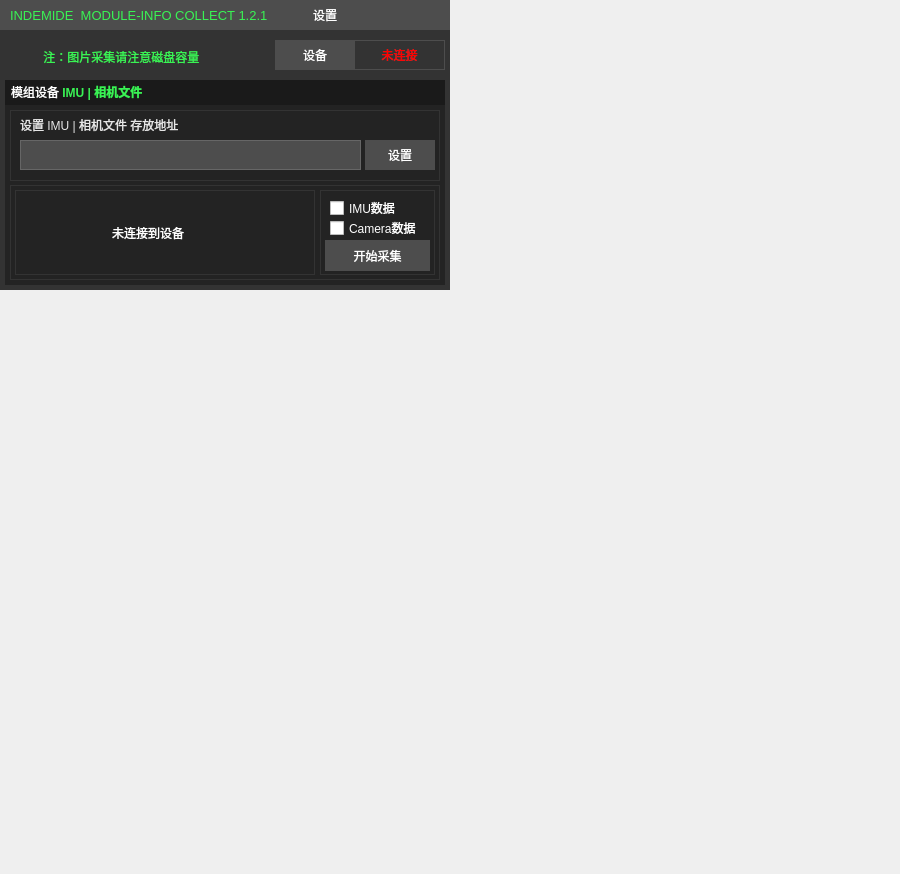
<?xml version="1.0" encoding="UTF-8"?>
<ui version="4.0">
 <class>MainWindow</class>
 <widget class="QMainWindow" name="MainWindow">
  <property name="geometry">
   <rect>
    <x>0</x>
    <y>0</y>
    <width>900</width>
    <height>874</height>
   </rect>
  </property>
  <property name="windowTitle">
   <string>模组信息采集 1.2.1</string>
  </property>
  <widget class="QWidget" name="centralWidget">
   <widget class="QWidget" name="module_title_area" native="true">
    <property name="geometry">
     <rect>
      <x>0</x>
      <y>0</y>
      <width>450</width>
      <height>30</height>
     </rect>
    </property>
    <property name="styleSheet">
     <string notr="true">#module_title_area{
	
	background-color: #4D4D4D;
}</string>
    </property>
    <widget class="QLabel" name="module_title">
     <property name="geometry">
      <rect>
       <x>10</x>
       <y>5</y>
       <width>261</width>
       <height>20</height>
      </rect>
     </property>
     <property name="styleSheet">
      <string notr="true">font:13px;
color:#39F354;
</string>
     </property>
     <property name="text">
      <string>INDEMIDE  MODULE-INFO COLLECT 1.2.1</string>
     </property>
    </widget>
    <widget class="QPushButton" name="test_area">
     <property name="geometry">
      <rect>
       <x>300</x>
       <y>0</y>
       <width>50</width>
       <height>30</height>
      </rect>
     </property>
     <property name="styleSheet">
      <string notr="true">QPushButton{
font:14px '微软雅黑';
background-color: #FF4D4D4D;
border:0;
color:white;
}
QPushButton::hover{
border:0 white;
background-color:rgba(255,255,255,0.1);
color:white;
font:14px '微软雅黑'
}
QPushButton::pressed{
border:1px solid rgba(255,255,255,0.2);
background-color:rgba(255,255,255,0.2);
color:white;
font:14px '微软雅黑'
}</string>
     </property>
     <property name="text">
      <string>设置</string>
     </property>
    </widget>
    <widget class="QPushButton" name="module_info_min">
     <property name="geometry">
      <rect>
       <x>350</x>
       <y>0</y>
       <width>50</width>
       <height>30</height>
      </rect>
     </property>
     <property name="styleSheet">
      <string notr="true">
QPushButton{border:0;image: url(:/images/min.png)}
QPushButton::hover{border:0;image: url(:/images/min.png);background-color:white}
QPushButton::pressed{border:0;image: url(:/images/min.png);background-color:#DDDDDD}
</string>
     </property>
     <property name="text">
      <string/>
     </property>
    </widget>
    <widget class="QPushButton" name="module_info_close">
     <property name="geometry">
      <rect>
       <x>400</x>
       <y>0</y>
       <width>50</width>
       <height>30</height>
      </rect>
     </property>
     <property name="styleSheet">
      <string notr="true">
QPushButton{border:0;image: url(:/images/close.png)}
QPushButton::hover{border:0;image: url(:/images/close.png);background-color:#CC0033}
QPushButton::pressed{border:0;image: url(:/images/close.png);background-color:#FF9999}
</string>
     </property>
     <property name="text">
      <string/>
     </property>
    </widget>
   </widget>
   <widget class="QWidget" name="main_area" native="true">
    <property name="geometry">
     <rect>
      <x>0</x>
      <y>30</y>
      <width>450</width>
      <height>260</height>
     </rect>
    </property>
    <property name="styleSheet">
     <string notr="true">#main_area{
	background-color:#333333;
}</string>
    </property>
    <widget class="QLabel" name="eq_con_state">
     <property name="geometry">
      <rect>
       <x>355</x>
       <y>10</y>
       <width>90</width>
       <height>30</height>
      </rect>
     </property>
     <property name="styleSheet">
      <string notr="true">QLabel{
border:1px solid #FF4D4D4D;
border-left:0;
color:red;
font:bold 13px '微软雅黑';
}</string>
     </property>
     <property name="text">
      <string>未连接</string>
     </property>
     <property name="alignment">
      <set>Qt::AlignCenter</set>
     </property>
    </widget>
    <widget class="QLabel" name="type">
     <property name="geometry">
      <rect>
       <x>275</x>
       <y>10</y>
       <width>80</width>
       <height>30</height>
      </rect>
     </property>
     <property name="styleSheet">
      <string notr="true">font:13px '微软雅黑';
color:white;
background-color: #FF4D4D4D;</string>
     </property>
     <property name="text">
      <string>设备</string>
     </property>
     <property name="alignment">
      <set>Qt::AlignCenter</set>
     </property>
    </widget>
    <widget class="QGroupBox" name="data_camera_box">
     <property name="geometry">
      <rect>
       <x>5</x>
       <y>50</y>
       <width>440</width>
       <height>205</height>
      </rect>
     </property>
     <property name="styleSheet">
      <string notr="true">#data_camera_box{
	border:0;
	background-color: #FF1A1A1A;
}</string>
     </property>
     <property name="title">
      <string/>
     </property>
     <widget class="QLabel" name="IMU_CAMERA_INFO">
      <property name="geometry">
       <rect>
        <x>6</x>
        <y>0</y>
        <width>220</width>
        <height>25</height>
       </rect>
      </property>
      <property name="styleSheet">
       <string notr="true">background-color: #FF1A1A1A;
font:13px '微软雅黑'</string>
      </property>
      <property name="text">
       <string>&lt;html&gt;&lt;head/&gt;&lt;body&gt;&lt;span style=&quot; color:#ffffff;&quot;&gt;&lt;p&gt;模组设备 &lt;b style=&quot; color:#39F354;&quot;&gt;IMU | 相机文件&lt;/b&gt; &lt;/p&gt;&lt;/body&gt;&lt;/html&gt;</string>
      </property>
     </widget>
     <widget class="QGroupBox" name="data_camera_box_bottom">
      <property name="geometry">
       <rect>
        <x>0</x>
        <y>25</y>
        <width>441</width>
        <height>181</height>
       </rect>
      </property>
      <property name="styleSheet">
       <string notr="true">#data_camera_box_bottom{
	background-color: #FF232323;
	border:0;
}

</string>
      </property>
      <property name="title">
       <string/>
      </property>
      <widget class="QWidget" name="camera_box" native="true">
       <property name="geometry">
        <rect>
         <x>5</x>
         <y>5</y>
         <width>430</width>
         <height>71</height>
        </rect>
       </property>
       <property name="styleSheet">
        <string notr="true">#camera_box{
	background-color: #FF232323;
	border:1 solid #FF333333;
	selection-background-color: #FF999999;
	color:#FFB3B3B3;
}</string>
       </property>
       <widget class="QPushButton" name="hmd_data_path_set">
        <property name="geometry">
         <rect>
          <x>355</x>
          <y>30</y>
          <width>70</width>
          <height>30</height>
         </rect>
        </property>
        <property name="styleSheet">
         <string notr="true">QPushButton{
font:14px '微软雅黑';
background-color: #FF4D4D4D;
border:0;
color:white;
}
QPushButton::hover{
border:0 white;
background-color:rgba(255,255,255,0.1);
color:white;
font:14px '微软雅黑'
}
QPushButton::pressed{
border:1px solid rgba(255,255,255,0.2);
background-color:rgba(255,255,255,0.2);
color:white;
font:14px '微软雅黑'
}</string>
        </property>
        <property name="text">
         <string>设置</string>
        </property>
       </widget>
       <widget class="QLineEdit" name="hmd_data_path">
        <property name="geometry">
         <rect>
          <x>10</x>
          <y>30</y>
          <width>341</width>
          <height>30</height>
         </rect>
        </property>
        <property name="styleSheet">
         <string notr="true">border: 1px solid #666666;
font:13px '微软雅黑';
color:#E6E6E6;
background-color:#4D4D4D;</string>
        </property>
        <property name="alignment">
         <set>Qt::AlignLeading|Qt::AlignLeft|Qt::AlignVCenter</set>
        </property>
        <property name="dragEnabled">
         <bool>false</bool>
        </property>
        <property name="readOnly">
         <bool>false</bool>
        </property>
       </widget>
       <widget class="QLabel" name="hmd_data_path_title">
        <property name="geometry">
         <rect>
          <x>10</x>
          <y>0</y>
          <width>270</width>
          <height>30</height>
         </rect>
        </property>
        <property name="styleSheet">
         <string notr="true">font:13px '微软雅黑';
color:#E6E6E6;
</string>
        </property>
        <property name="text">
         <string>设置 IMU | 相机文件 存放地址</string>
        </property>
       </widget>
      </widget>
      <widget class="QWidget" name="hmd_exec_area" native="true">
       <property name="geometry">
        <rect>
         <x>5</x>
         <y>80</y>
         <width>430</width>
         <height>95</height>
        </rect>
       </property>
       <property name="styleSheet">
        <string notr="true">#hmd_exec_area{
	background-color: #FF232323;
	border:1 solid #FF333333;
	selection-background-color: #FF999999;
	color:#FFB3B3B3;
}</string>
       </property>
       <widget class="QLabel" name="m_machine_pose">
        <property name="geometry">
         <rect>
          <x>5</x>
          <y>5</y>
          <width>300</width>
          <height>85</height>
         </rect>
        </property>
        <property name="styleSheet">
         <string notr="true">border:1 solid #FF333333;
font:13px '微软雅黑';
color:white</string>
        </property>
        <property name="text">
         <string>                            未连接到设备</string>
        </property>
       </widget>
       <widget class="QWidget" name="data_save_box" native="true">
        <property name="geometry">
         <rect>
          <x>310</x>
          <y>5</y>
          <width>115</width>
          <height>85</height>
         </rect>
        </property>
        <property name="styleSheet">
         <string notr="true">#data_save_box{
border:1 solid #FF333333;
font:13px '微软雅黑';
color:white
}</string>
        </property>
        <widget class="QCheckBox" name="imu_data">
         <property name="geometry">
          <rect>
           <x>10</x>
           <y>10</y>
           <width>100</width>
           <height>16</height>
          </rect>
         </property>
         <property name="styleSheet">
          <string notr="true">font:13px '微软雅黑';
color:white</string>
         </property>
         <property name="text">
          <string>IMU数据</string>
         </property>
        </widget>
        <widget class="QCheckBox" name="camera_data">
         <property name="geometry">
          <rect>
           <x>10</x>
           <y>30</y>
           <width>100</width>
           <height>16</height>
          </rect>
         </property>
         <property name="styleSheet">
          <string notr="true">font:13px '微软雅黑';
color:white</string>
         </property>
         <property name="text">
          <string>Camera数据</string>
         </property>
        </widget>
        <widget class="QPushButton" name="collect_start">
         <property name="geometry">
          <rect>
           <x>5</x>
           <y>50</y>
           <width>105</width>
           <height>31</height>
          </rect>
         </property>
         <property name="styleSheet">
          <string notr="true">QPushButton{
font:15px '微软雅黑';
background-color: #FF4D4D4D;
border:0;
color:white;
}
QPushButton::hover{
border:0 white;
background-color:rgba(255,255,255,0.1);
color:white;
font:15px '微软雅黑'
}
QPushButton::pressed{
border:1px solid rgba(255,255,255,0.2);
background-color:rgba(255,255,255,0.2);
color:white;
font:15px '微软雅黑'
}</string>
         </property>
         <property name="text">
          <string>开始采集</string>
         </property>
        </widget>
       </widget>
      </widget>
     </widget>
     <widget class="QWidget" name="Camera_mask" native="true">
      <property name="geometry">
       <rect>
        <x>-440</x>
        <y>25</y>
        <width>440</width>
        <height>140</height>
       </rect>
      </property>
      <property name="styleSheet">
       <string notr="true">background-color:rgba(0,0,0,0.5);</string>
      </property>
      <widget class="QLabel" name="waring_Info_camera_c">
       <property name="geometry">
        <rect>
         <x>20</x>
         <y>20</y>
         <width>330</width>
         <height>101</height>
        </rect>
       </property>
       <property name="styleSheet">
        <string notr="true">QLabel{
font:bold 18px '微软雅黑';
background-color:transparent;
border:0;
color:white;
}</string>
       </property>
       <property name="text">
        <string>其他数据采集期间此功能 禁用</string>
       </property>
       <property name="alignment">
        <set>Qt::AlignCenter</set>
       </property>
      </widget>
     </widget>
    </widget>
    <widget class="QLabel" name="warning_info">
     <property name="geometry">
      <rect>
       <x>40</x>
       <y>12</y>
       <width>220</width>
       <height>30</height>
      </rect>
     </property>
     <property name="styleSheet">
      <string notr="true">
color:#39F354;
font: bold 11pt &quot;微软雅黑 Light&quot;;
</string>
     </property>
     <property name="text">
      <string> 注：图片采集请注意磁盘容量</string>
     </property>
    </widget>
    <widget class="QLabel" name="warning_image">
     <property name="geometry">
      <rect>
       <x>10</x>
       <y>10</y>
       <width>25</width>
       <height>30</height>
      </rect>
     </property>
     <property name="styleSheet">
      <string notr="true">image: url(:/images/warning_green.png)</string>
     </property>
     <property name="text">
      <string/>
     </property>
    </widget>
    <widget class="QWidget" name="Camera_Imu_mark_mask" native="true">
     <property name="geometry">
      <rect>
       <x>-450</x>
       <y>0</y>
       <width>450</width>
       <height>260</height>
      </rect>
     </property>
     <property name="styleSheet">
      <string notr="true">background-color:rgba(0,0,0,0.5);</string>
     </property>
     <widget class="QLabel" name="waring_Info_camera_c_4">
      <property name="geometry">
       <rect>
        <x>100</x>
        <y>60</y>
        <width>300</width>
        <height>101</height>
       </rect>
      </property>
      <property name="styleSheet">
       <string notr="true">QLabel{
font:bold 18px '微软雅黑';
background-color:transparent;
border:0;
color:white;
}</string>
      </property>
      <property name="text">
       <string>未连接到设备。</string>
      </property>
      <property name="alignment">
       <set>Qt::AlignCenter</set>
      </property>
     </widget>
     <widget class="QLabel" name="image">
      <property name="geometry">
       <rect>
        <x>110</x>
        <y>60</y>
        <width>50</width>
        <height>100</height>
       </rect>
      </property>
      <property name="styleSheet">
       <string notr="true">image: url(:/images/disconnect.png);
background-color:transparent</string>
      </property>
      <property name="text">
       <string/>
      </property>
     </widget>
    </widget>
   </widget>
   <widget class="QGroupBox" name="hmd_imu_tips">
    <property name="geometry">
     <rect>
      <x>150</x>
      <y>0</y>
      <width>300</width>
      <height>290</height>
     </rect>
    </property>
    <property name="styleSheet">
     <string notr="true">#hmd_imu_tips{
	background-color: #4D4D4D;
	border:1 solid #FF333333;
}</string>
    </property>
    <property name="title">
     <string/>
    </property>
    <widget class="QLabel" name="hmd_imu_guide">
     <property name="geometry">
      <rect>
       <x>10</x>
       <y>1</y>
       <width>289</width>
       <height>29</height>
      </rect>
     </property>
     <property name="styleSheet">
      <string notr="true">background-color: #4D4D4D;
font:13px '微软雅黑'</string>
     </property>
     <property name="text">
      <string>&lt;html&gt;&lt;head/&gt;&lt;body&gt;&lt;p&gt;&lt;span style=&quot; color:#ffffff;&quot;&gt;参数设置&lt;/span&gt;&lt;/p&gt;&lt;/body&gt;&lt;/html&gt;</string>
     </property>
    </widget>
    <widget class="QGroupBox" name="hmd_imu_tips_bottom">
     <property name="geometry">
      <rect>
       <x>0</x>
       <y>30</y>
       <width>300</width>
       <height>260</height>
      </rect>
     </property>
     <property name="styleSheet">
      <string notr="true">#hmd_imu_tips_bottom{
	background-color: #FF232323;
	border:0;
}

</string>
     </property>
     <property name="title">
      <string/>
     </property>
     <widget class="QWidget" name="set_box" native="true">
      <property name="geometry">
       <rect>
        <x>5</x>
        <y>5</y>
        <width>290</width>
        <height>250</height>
       </rect>
      </property>
      <property name="styleSheet">
       <string notr="true">#set_box{
	background-color: #FF232323;
	border:1 solid #FF333333;
	selection-background-color: #FF999999;
	color:#FFB3B3B3;
}</string>
      </property>
      <widget class="QLabel" name="err_tips_2">
       <property name="geometry">
        <rect>
         <x>120</x>
         <y>5</y>
         <width>165</width>
         <height>50</height>
        </rect>
       </property>
       <property name="styleSheet">
        <string notr="true">	border:1 solid #FF333333;
color:#39F354;
font: bold 11pt &quot;微软雅黑 Light&quot;;
</string>
       </property>
       <property name="text">
        <string/>
       </property>
       <property name="alignment">
        <set>Qt::AlignCenter</set>
       </property>
      </widget>
      <widget class="QLabel" name="pic_size_tips">
       <property name="geometry">
        <rect>
         <x>5</x>
         <y>5</y>
         <width>120</width>
         <height>50</height>
        </rect>
       </property>
       <property name="styleSheet">
        <string notr="true">font:14px '微软雅黑';
color:#E6E6E6;
background-color: #FF4D4D4D;
</string>
       </property>
       <property name="text">
        <string>图像 分辨率</string>
       </property>
       <property name="alignment">
        <set>Qt::AlignCenter</set>
       </property>
      </widget>
      <widget class="QLabel" name="label">
       <property name="geometry">
        <rect>
         <x>140</x>
         <y>5</y>
         <width>80</width>
         <height>25</height>
        </rect>
       </property>
       <property name="styleSheet">
        <string notr="true">color:#39F354;
font: 12pt &quot;微软雅黑 Light&quot;;
</string>
       </property>
       <property name="text">
        <string>640  × 400</string>
       </property>
      </widget>
      <widget class="QLabel" name="label_2">
       <property name="geometry">
        <rect>
         <x>140</x>
         <y>30</y>
         <width>80</width>
         <height>25</height>
        </rect>
       </property>
       <property name="styleSheet">
        <string notr="true">color:#39F354;
font: 12pt &quot;微软雅黑 Light&quot;;
</string>
       </property>
       <property name="text">
        <string>1280 × 800</string>
       </property>
      </widget>
      <widget class="QLabel" name="label_7">
       <property name="geometry">
        <rect>
         <x>120</x>
         <y>30</y>
         <width>165</width>
         <height>2</height>
        </rect>
       </property>
       <property name="styleSheet">
        <string notr="true">	border-top:1 solid #FF333333;</string>
       </property>
       <property name="text">
        <string/>
       </property>
      </widget>
      <widget class="QCheckBox" name="pic_size_big">
       <property name="geometry">
        <rect>
         <x>250</x>
         <y>5</y>
         <width>25</width>
         <height>25</height>
        </rect>
       </property>
       <property name="text">
        <string/>
       </property>
       <property name="checked">
        <bool>false</bool>
       </property>
      </widget>
      <widget class="QCheckBox" name="pic_size_small">
       <property name="geometry">
        <rect>
         <x>250</x>
         <y>30</y>
         <width>25</width>
         <height>25</height>
        </rect>
       </property>
       <property name="text">
        <string/>
       </property>
       <property name="checked">
        <bool>true</bool>
       </property>
      </widget>
      <widget class="QLabel" name="pic_fps_tips">
       <property name="geometry">
        <rect>
         <x>5</x>
         <y>60</y>
         <width>120</width>
         <height>50</height>
        </rect>
       </property>
       <property name="styleSheet">
        <string notr="true">font:14px '微软雅黑';
color:#E6E6E6;
background-color: #FF4D4D4D;
</string>
       </property>
       <property name="text">
        <string>图像 帧率</string>
       </property>
       <property name="alignment">
        <set>Qt::AlignCenter</set>
       </property>
      </widget>
      <widget class="QLabel" name="err_tips_3">
       <property name="geometry">
        <rect>
         <x>120</x>
         <y>60</y>
         <width>165</width>
         <height>50</height>
        </rect>
       </property>
       <property name="styleSheet">
        <string notr="true">	border:1 solid #FF333333;
color:#39F354;
font: bold 11pt &quot;微软雅黑 Light&quot;;
</string>
       </property>
       <property name="text">
        <string/>
       </property>
       <property name="alignment">
        <set>Qt::AlignCenter</set>
       </property>
      </widget>
      <widget class="QLabel" name="label_9">
       <property name="geometry">
        <rect>
         <x>140</x>
         <y>60</y>
         <width>80</width>
         <height>25</height>
        </rect>
       </property>
       <property name="styleSheet">
        <string notr="true">color:#39F354;
font: 12pt &quot;微软雅黑 Light&quot;;
</string>
       </property>
       <property name="text">
        <string>25 FPS</string>
       </property>
       <property name="alignment">
        <set>Qt::AlignCenter</set>
       </property>
      </widget>
      <widget class="QCheckBox" name="pic_fps_50">
       <property name="geometry">
        <rect>
         <x>250</x>
         <y>85</y>
         <width>25</width>
         <height>25</height>
        </rect>
       </property>
       <property name="text">
        <string/>
       </property>
       <property name="checked">
        <bool>true</bool>
       </property>
      </widget>
      <widget class="QLabel" name="label_10">
       <property name="geometry">
        <rect>
         <x>140</x>
         <y>85</y>
         <width>80</width>
         <height>25</height>
        </rect>
       </property>
       <property name="styleSheet">
        <string notr="true">color:#39F354;
font: 12pt &quot;微软雅黑 Light&quot;;
</string>
       </property>
       <property name="text">
        <string>50 FPS</string>
       </property>
       <property name="alignment">
        <set>Qt::AlignCenter</set>
       </property>
      </widget>
      <widget class="QCheckBox" name="pic_fps_25">
       <property name="geometry">
        <rect>
         <x>250</x>
         <y>60</y>
         <width>25</width>
         <height>25</height>
        </rect>
       </property>
       <property name="text">
        <string/>
       </property>
       <property name="checked">
        <bool>false</bool>
       </property>
      </widget>
      <widget class="QLabel" name="label_11">
       <property name="geometry">
        <rect>
         <x>120</x>
         <y>85</y>
         <width>165</width>
         <height>2</height>
        </rect>
       </property>
       <property name="styleSheet">
        <string notr="true">	border-top:1 solid #FF333333;</string>
       </property>
       <property name="text">
        <string/>
       </property>
      </widget>
      <widget class="QLabel" name="err_tips_4">
       <property name="geometry">
        <rect>
         <x>120</x>
         <y>115</y>
         <width>165</width>
         <height>75</height>
        </rect>
       </property>
       <property name="styleSheet">
        <string notr="true">	border:1 solid #FF333333;
color:#39F354;
font: bold 11pt &quot;微软雅黑 Light&quot;;
</string>
       </property>
       <property name="text">
        <string/>
       </property>
       <property name="alignment">
        <set>Qt::AlignCenter</set>
       </property>
      </widget>
      <widget class="QLabel" name="label_12">
       <property name="geometry">
        <rect>
         <x>140</x>
         <y>165</y>
         <width>80</width>
         <height>25</height>
        </rect>
       </property>
       <property name="styleSheet">
        <string notr="true">color:#39F354;
font: 12pt &quot;微软雅黑 Light&quot;;
</string>
       </property>
       <property name="text">
        <string>1000 FPS</string>
       </property>
       <property name="alignment">
        <set>Qt::AlignCenter</set>
       </property>
      </widget>
      <widget class="QLabel" name="imu_fps_tips">
       <property name="geometry">
        <rect>
         <x>5</x>
         <y>115</y>
         <width>120</width>
         <height>75</height>
        </rect>
       </property>
       <property name="styleSheet">
        <string notr="true">font:14px '微软雅黑';
color:#E6E6E6;
background-color: #FF4D4D4D;
</string>
       </property>
       <property name="text">
        <string>IMU 帧率</string>
       </property>
       <property name="alignment">
        <set>Qt::AlignCenter</set>
       </property>
      </widget>
      <widget class="QCheckBox" name="imu_fps_1000">
       <property name="geometry">
        <rect>
         <x>250</x>
         <y>165</y>
         <width>25</width>
         <height>25</height>
        </rect>
       </property>
       <property name="text">
        <string/>
       </property>
       <property name="checked">
        <bool>true</bool>
       </property>
      </widget>
      <widget class="QCheckBox" name="imu_fps_500">
       <property name="geometry">
        <rect>
         <x>250</x>
         <y>140</y>
         <width>25</width>
         <height>25</height>
        </rect>
       </property>
       <property name="text">
        <string/>
       </property>
       <property name="checked">
        <bool>false</bool>
       </property>
      </widget>
      <widget class="QLabel" name="label_14">
       <property name="geometry">
        <rect>
         <x>140</x>
         <y>140</y>
         <width>80</width>
         <height>25</height>
        </rect>
       </property>
       <property name="styleSheet">
        <string notr="true">color:#39F354;
font: 12pt &quot;微软雅黑 Light&quot;;
</string>
       </property>
       <property name="text">
        <string>500 FPS</string>
       </property>
       <property name="alignment">
        <set>Qt::AlignCenter</set>
       </property>
      </widget>
      <widget class="QLabel" name="err_tips_5">
       <property name="geometry">
        <rect>
         <x>120</x>
         <y>195</y>
         <width>165</width>
         <height>50</height>
        </rect>
       </property>
       <property name="styleSheet">
        <string notr="true">	border:1 solid #FF333333;
color:#39F354;
font: bold 11pt &quot;微软雅黑 Light&quot;;
</string>
       </property>
       <property name="text">
        <string/>
       </property>
       <property name="alignment">
        <set>Qt::AlignCenter</set>
       </property>
      </widget>
      <widget class="QLabel" name="label_15">
       <property name="geometry">
        <rect>
         <x>140</x>
         <y>220</y>
         <width>80</width>
         <height>25</height>
        </rect>
       </property>
       <property name="styleSheet">
        <string notr="true">color:#39F354;
font: 12pt &quot;微软雅黑 Light&quot;;
</string>
       </property>
       <property name="text">
        <string>20 MS</string>
       </property>
       <property name="alignment">
        <set>Qt::AlignCenter</set>
       </property>
      </widget>
      <widget class="QLabel" name="ex_time_tips">
       <property name="geometry">
        <rect>
         <x>5</x>
         <y>195</y>
         <width>120</width>
         <height>50</height>
        </rect>
       </property>
       <property name="styleSheet">
        <string notr="true">font:14px '微软雅黑';
color:#E6E6E6;
background-color: #FF4D4D4D;
</string>
       </property>
       <property name="text">
        <string>最长曝光时长</string>
       </property>
       <property name="alignment">
        <set>Qt::AlignCenter</set>
       </property>
      </widget>
      <widget class="QCheckBox" name="ex_time_20">
       <property name="geometry">
        <rect>
         <x>250</x>
         <y>220</y>
         <width>25</width>
         <height>25</height>
        </rect>
       </property>
       <property name="text">
        <string/>
       </property>
       <property name="checked">
        <bool>true</bool>
       </property>
      </widget>
      <widget class="QCheckBox" name="ex_time_15">
       <property name="geometry">
        <rect>
         <x>250</x>
         <y>195</y>
         <width>25</width>
         <height>25</height>
        </rect>
       </property>
       <property name="text">
        <string/>
       </property>
       <property name="checked">
        <bool>false</bool>
       </property>
      </widget>
      <widget class="QLabel" name="label_17">
       <property name="geometry">
        <rect>
         <x>140</x>
         <y>195</y>
         <width>80</width>
         <height>25</height>
        </rect>
       </property>
       <property name="styleSheet">
        <string notr="true">color:#39F354;
font: 12pt &quot;微软雅黑 Light&quot;;
</string>
       </property>
       <property name="text">
        <string>15 MS</string>
       </property>
       <property name="alignment">
        <set>Qt::AlignCenter</set>
       </property>
      </widget>
      <widget class="QLabel" name="label_18">
       <property name="geometry">
        <rect>
         <x>120</x>
         <y>165</y>
         <width>165</width>
         <height>2</height>
        </rect>
       </property>
       <property name="styleSheet">
        <string notr="true">	border-top:1 solid #FF333333;</string>
       </property>
       <property name="text">
        <string/>
       </property>
      </widget>
      <widget class="QLabel" name="label_19">
       <property name="geometry">
        <rect>
         <x>120</x>
         <y>220</y>
         <width>165</width>
         <height>2</height>
        </rect>
       </property>
       <property name="styleSheet">
        <string notr="true">	border-top:1 solid #FF333333;</string>
       </property>
       <property name="text">
        <string/>
       </property>
      </widget>
      <widget class="QLabel" name="label_20">
       <property name="geometry">
        <rect>
         <x>120</x>
         <y>140</y>
         <width>165</width>
         <height>2</height>
        </rect>
       </property>
       <property name="styleSheet">
        <string notr="true">	border-top:1 solid #FF333333;</string>
       </property>
       <property name="text">
        <string/>
       </property>
      </widget>
      <widget class="QLabel" name="label_21">
       <property name="geometry">
        <rect>
         <x>140</x>
         <y>115</y>
         <width>80</width>
         <height>25</height>
        </rect>
       </property>
       <property name="styleSheet">
        <string notr="true">color:#39F354;
font: 12pt &quot;微软雅黑 Light&quot;;
</string>
       </property>
       <property name="text">
        <string>200 FPS</string>
       </property>
       <property name="alignment">
        <set>Qt::AlignCenter</set>
       </property>
      </widget>
      <widget class="QCheckBox" name="imu_fps__200">
       <property name="geometry">
        <rect>
         <x>250</x>
         <y>115</y>
         <width>25</width>
         <height>25</height>
        </rect>
       </property>
       <property name="text">
        <string/>
       </property>
       <property name="checked">
        <bool>false</bool>
       </property>
      </widget>
      <zorder>label_20</zorder>
      <zorder>err_tips_4</zorder>
      <zorder>label_19</zorder>
      <zorder>label_11</zorder>
      <zorder>err_tips_2</zorder>
      <zorder>label</zorder>
      <zorder>label_2</zorder>
      <zorder>label_7</zorder>
      <zorder>pic_size_tips</zorder>
      <zorder>pic_size_big</zorder>
      <zorder>pic_size_small</zorder>
      <zorder>err_tips_3</zorder>
      <zorder>pic_fps_tips</zorder>
      <zorder>label_9</zorder>
      <zorder>pic_fps_50</zorder>
      <zorder>label_10</zorder>
      <zorder>pic_fps_25</zorder>
      <zorder>label_12</zorder>
      <zorder>imu_fps_1000</zorder>
      <zorder>imu_fps_500</zorder>
      <zorder>label_14</zorder>
      <zorder>err_tips_5</zorder>
      <zorder>label_15</zorder>
      <zorder>ex_time_tips</zorder>
      <zorder>ex_time_20</zorder>
      <zorder>ex_time_15</zorder>
      <zorder>label_17</zorder>
      <zorder>label_18</zorder>
      <zorder>imu_fps_tips</zorder>
      <zorder>label_21</zorder>
      <zorder>imu_fps__200</zorder>
     </widget>
     <widget class="QWidget" name="hmd_imu_tips_box" native="true">
      <property name="geometry">
       <rect>
        <x>-290</x>
        <y>5</y>
        <width>290</width>
        <height>250</height>
       </rect>
      </property>
      <property name="styleSheet">
       <string notr="true">#hmd_imu_tips_box{
	background-color: #FF232323;
	border:1 solid #FF333333;
	selection-background-color: #FF999999;
	color:#FFB3B3B3;
}</string>
      </property>
      <widget class="QLabel" name="err_tips">
       <property name="geometry">
        <rect>
         <x>5</x>
         <y>35</y>
         <width>280</width>
         <height>41</height>
        </rect>
       </property>
       <property name="styleSheet">
        <string notr="true">	border:1 solid #FF333333;
color:#39F354;
font: bold 11pt &quot;微软雅黑 Light&quot;;
</string>
       </property>
       <property name="text">
        <string>IMU &gt;2MS   Camera &gt; 25ms</string>
       </property>
       <property name="alignment">
        <set>Qt::AlignCenter</set>
       </property>
      </widget>
      <widget class="QLabel" name="start_time">
       <property name="geometry">
        <rect>
         <x>5</x>
         <y>165</y>
         <width>280</width>
         <height>80</height>
        </rect>
       </property>
       <property name="styleSheet">
        <string notr="true">border:1 solid #FF333333;
color:#39F354;
font: bold 13pt &quot;微软雅黑 Light&quot;;
</string>
       </property>
       <property name="text">
        <string>已采集时间：0S</string>
       </property>
       <property name="alignment">
        <set>Qt::AlignCenter</set>
       </property>
      </widget>
      <widget class="QLabel" name="label_3">
       <property name="geometry">
        <rect>
         <x>5</x>
         <y>5</y>
         <width>280</width>
         <height>30</height>
        </rect>
       </property>
       <property name="styleSheet">
        <string notr="true">font:14px '微软雅黑';
color:#E6E6E6;
background-color: #FF4D4D4D;
</string>
       </property>
       <property name="text">
        <string>   误差标准</string>
       </property>
      </widget>
      <widget class="QLabel" name="label_4">
       <property name="geometry">
        <rect>
         <x>5</x>
         <y>135</y>
         <width>280</width>
         <height>30</height>
        </rect>
       </property>
       <property name="styleSheet">
        <string notr="true">font:14px '微软雅黑';
color:#E6E6E6;
background-color: #FF4D4D4D;
</string>
       </property>
       <property name="text">
        <string>   采集时间</string>
       </property>
      </widget>
      <widget class="QWidget" name="mask_all_box" native="true">
       <property name="geometry">
        <rect>
         <x>85</x>
         <y>80</y>
         <width>200</width>
         <height>50</height>
        </rect>
       </property>
       <property name="styleSheet">
        <string notr="true">#mask_all_box{
		background-color: #FF232323;
	border:1 solid #FF333333;
	selection-background-color: #FF999999;
	color:#FFB3B3B3;
}</string>
       </property>
       <widget class="QPushButton" name="imu_collect">
        <property name="geometry">
         <rect>
          <x>10</x>
          <y>10</y>
          <width>180</width>
          <height>30</height>
         </rect>
        </property>
        <property name="styleSheet">
         <string notr="true">QPushButton{
font:15px '微软雅黑';
background-color: #FF4D4D4D;
border:0;
color:white;
}
QPushButton::hover{
border:0 white;
background-color:rgba(255,255,255,0.1);
color:white;
font:15px '微软雅黑'
}
QPushButton::pressed{
border:1px solid rgba(255,255,255,0.2);
background-color:rgba(255,255,255,0.2);
color:white;
font:15px '微软雅黑'
}</string>
        </property>
        <property name="text">
         <string>IMU | Camera</string>
        </property>
       </widget>
      </widget>
      <widget class="QLabel" name="label_5">
       <property name="geometry">
        <rect>
         <x>5</x>
         <y>80</y>
         <width>81</width>
         <height>50</height>
        </rect>
       </property>
       <property name="styleSheet">
        <string notr="true">font:15px '微软雅黑';
color:#E6E6E6;
background-color: #FF4D4D4D;
</string>
       </property>
       <property name="text">
        <string>误差采集</string>
       </property>
       <property name="alignment">
        <set>Qt::AlignCenter</set>
       </property>
      </widget>
     </widget>
    </widget>
    <widget class="QPushButton" name="test_area_top">
     <property name="geometry">
      <rect>
       <x>250</x>
       <y>1</y>
       <width>50</width>
       <height>29</height>
      </rect>
     </property>
     <property name="styleSheet">
      <string notr="true">QPushButton{
font:14px '微软雅黑';
background-color: #FF4D4D4D;
border:0;
color:white;
}
QPushButton::hover{
border:0 white;
background-color:rgba(255,255,255,0.1);
color:white;
font:14px '微软雅黑'
}
QPushButton::pressed{
border:1px solid rgba(255,255,255,0.2);
background-color:rgba(255,255,255,0.2);
color:white;
font:14px '微软雅黑'
}</string>
     </property>
     <property name="text">
      <string>测试</string>
     </property>
    </widget>
   </widget>
   <zorder>hmd_imu_tips</zorder>
   <zorder>module_title_area</zorder>
   <zorder>main_area</zorder>
  </widget>
 </widget>
 <layoutdefault spacing="6" margin="11"/>
 <resources/>
 <connections/>
</ui>
